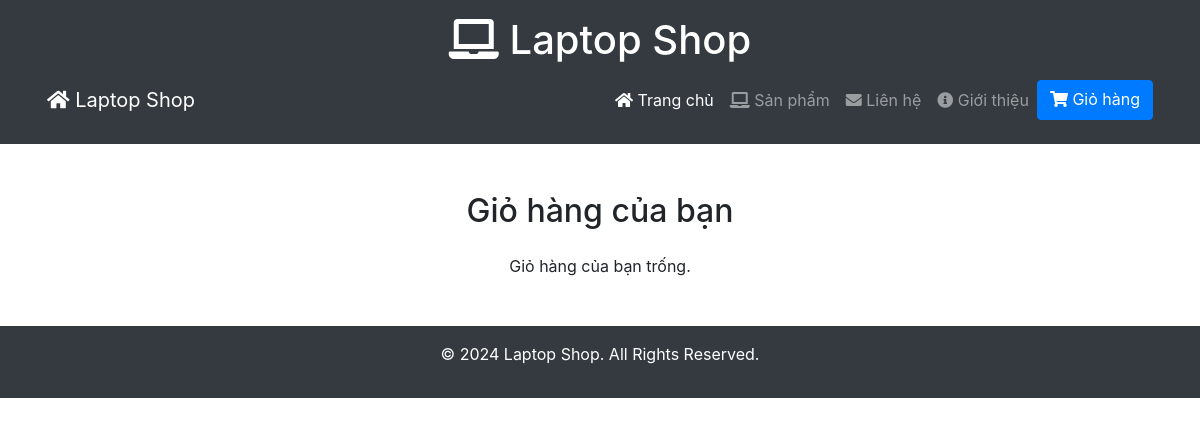
/cart/ (signed in), run on an earlier commit of the app's database.
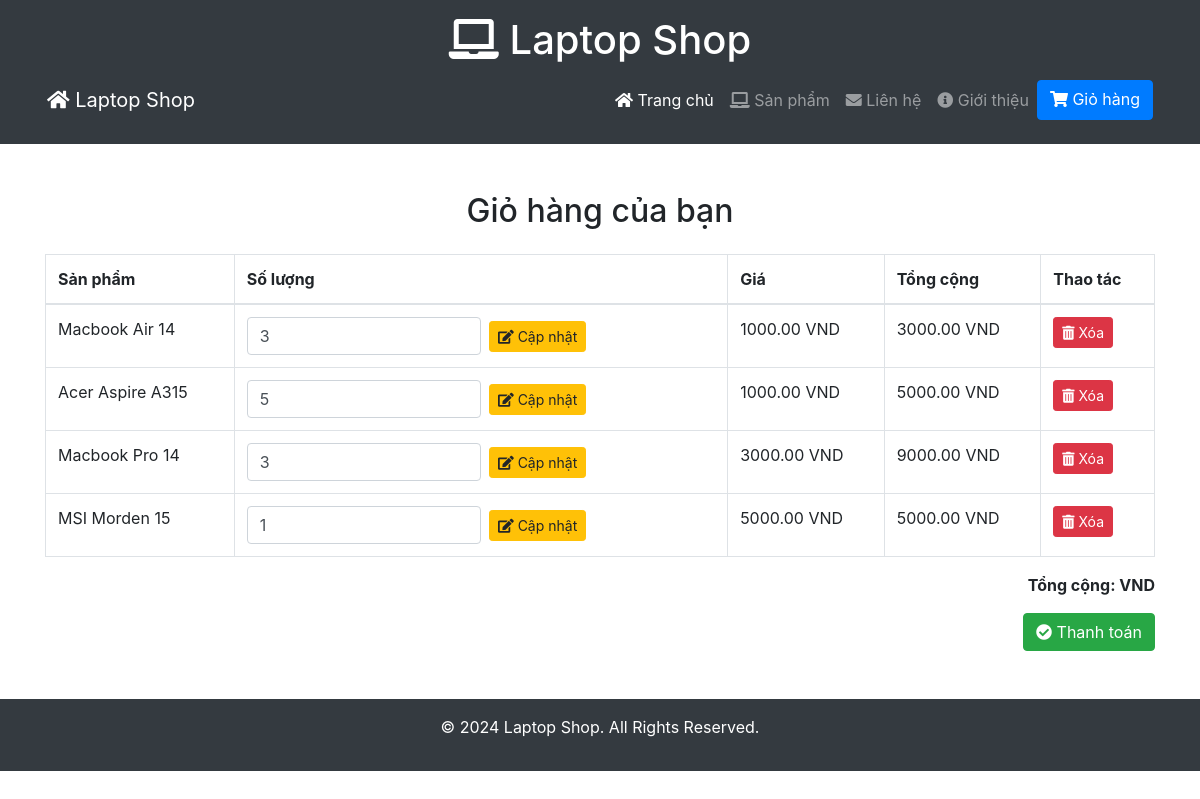
And on a later commit of the database.
### products/models.py (models this page shows, shortened)
class OrderItem(models.Model):
    product = models.ForeignKey(Laptop, on_delete=models.CASCADE)  # Sử dụng Laptop làm sản phẩm
    order = models.ForeignKey(Order, on_delete=models.CASCADE, related_name='items')
    quantity = models.PositiveIntegerField(default=1)
    @property
    def get_total_price(self):
        return self.quantity * self.product.price

class Laptop(models.Model):
    name = models.CharField(max_length=255)
    description = models.TextField()
    price = models.DecimalField(max_digits=10, decimal_places=2)
    image = models.ImageField(upload_to='laptops/')  # Hình ảnh chính của laptop
    created_at = models.DateTimeField(auto_now_add=True)

### products/views.py (the view)
# urls.py: path('cart/', cart_view, name='cart')
def cart_view(request):
    order = Order.objects.filter(user=request.user, completed=False).first()
    if order:
        total_price = sum(item.get_total_price for item in order.items.all())
    else:
        order = None
        total_price = 0
    context = {
        'order': order,
        'total_price': total_price,
    }
    return render(request, 'products/cart.html', context)

### products/templates/products/cart.html (shortened to what this page needs)
{% include 'products/header.html' %}
<main class="container my-5">
    <h2 class="text-center mb-4">Giỏ hàng của bạn</h2>
    {% if order and order.items.all %}
    <table class="table table-bordered">
        <thead>
            <tr>
                <th>Sản phẩm</th>
                <th>Số lượng</th>
                <th>Giá</th>
                <th>Tổng cộng</th>
                <th>Thao tác</th>
            </tr>
        </thead>
        <tbody>
            {% for item in order.items.all %}
            <tr>
                <td>{{ item.product.name }}</td>
                <td>
                    <form action="#" method="POST" class="form-inline">
                        <input type="number" name="quantity" value="{{ item.quantity }}" min="1" class="form-control w-50">
                        <button type="submit" class="btn btn-warning btn-sm ml-2"><i class="fas fa-edit"></i> Cập nhật</button>
                    </form>
                </td>
                <td>{{ item.product.price }} VND</td>
                <td>{{ item.get_total_price }} VND</td>
                <td>
                    <form action="#" method="POST">
                        <button type="submit" class="btn btn-danger btn-sm"><i class="fas fa-trash-alt"></i> Xóa</button>
                    </form>
                </td>
            </tr>
            {% endfor %}
        </tbody>
    </table>
    <div class="text-right">
        <p><strong>Tổng cộng: {{ order.total_price }} VND</strong></p>
        <a href="#" class="btn btn-success"><i class="fas fa-check-circle"></i> Thanh toán</a>
    </div>
    {% else %}
    <p class="text-center">Giỏ hàng của bạn trống.</p>
    {% endif %}
</main>
{% include 'products/footer.html' %}

What changed in the data, as far as the page shows it:
added OrderItem: product.name "Macbook Air 14", quantity "3", product.price "1000.00", get_total_price "3000.00"
added OrderItem: product.name "Acer Aspire A315", quantity "5", product.price "1000.00", get_total_price "5000.00"
added OrderItem: product.name "Macbook Pro 14", quantity "3", product.price "3000.00", get_total_price "9000.00"
added OrderItem: product.name "MSI Morden 15", quantity "1", product.price "5000.00", get_total_price "5000.00"
Also different on the page:
text no longer shown: "Giỏ hàng của bạn trống."
text now shown: "Sản phẩm Số lượng Giá Tổng cộng Thao tác Tổng cộng: VND Thanh toán"
